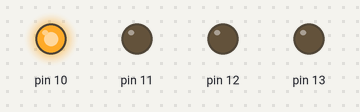
Simulated run of this sketch. Board: Arduino Uno, built with avr-gcc and run on an emulated ATmega328P. On the bench: output pins drawn as LEDs (lit = HIGH).

Above: at 0.06 s.
At 0.82 s:
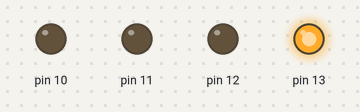
At 1.29 s:
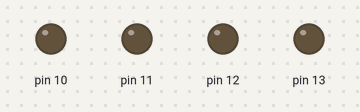
At 1.96 s:
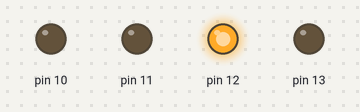
At 3.29 s:
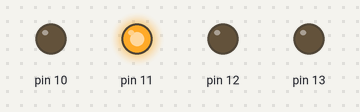
Timing chart, 0 to 3.6 s (numbered marks = the images above):
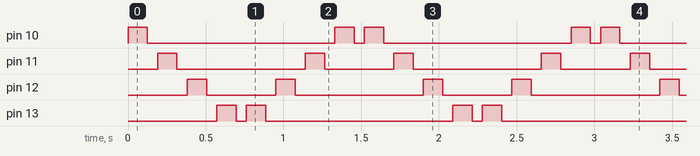

Measured:
- by itself, pin 10: repeats every 1.5 s: LOW 1.2 s, HIGH 0.13 s, LOW 0.07 s, HIGH 0.13 s
- by itself, pin 11: repeats every 1.5 s: LOW 0.83 s, HIGH 0.13 s, LOW 0.45 s, HIGH 0.13 s
- by itself, pin 12: repeats every 1.5 s: LOW 0.45 s, HIGH 0.13 s, LOW 0.83 s, HIGH 0.13 s
- by itself, pin 13: repeats every 1.5 s: LOW 0.07 s, HIGH 0.13 s, LOW 1.2 s, HIGH 0.13 s

The sketch:

Blinking_Light.ino
```cpp
void setup() {
  // put your setup code here, to run once:
  pinMode(13,OUTPUT);
  pinMode(12,OUTPUT);
  pinMode(11,OUTPUT);
  pinMode(10,OUTPUT);
}

void loop() {
  // put your main code here, to run repeatedly:
  int onTime = 125, offTime = 65;
  for(int i = 0; i < 4; i++)
  {
    digitalWrite(10 + i,HIGH);
    delay(onTime);
    digitalWrite(10 + i,LOW);
    delay(offTime);
  }
    for(int i = 0; i < 4; i++)
  {
    digitalWrite(13 - i,HIGH);
    delay(onTime);
    digitalWrite(13 - i,LOW);
    delay(offTime);
  }
}
```
